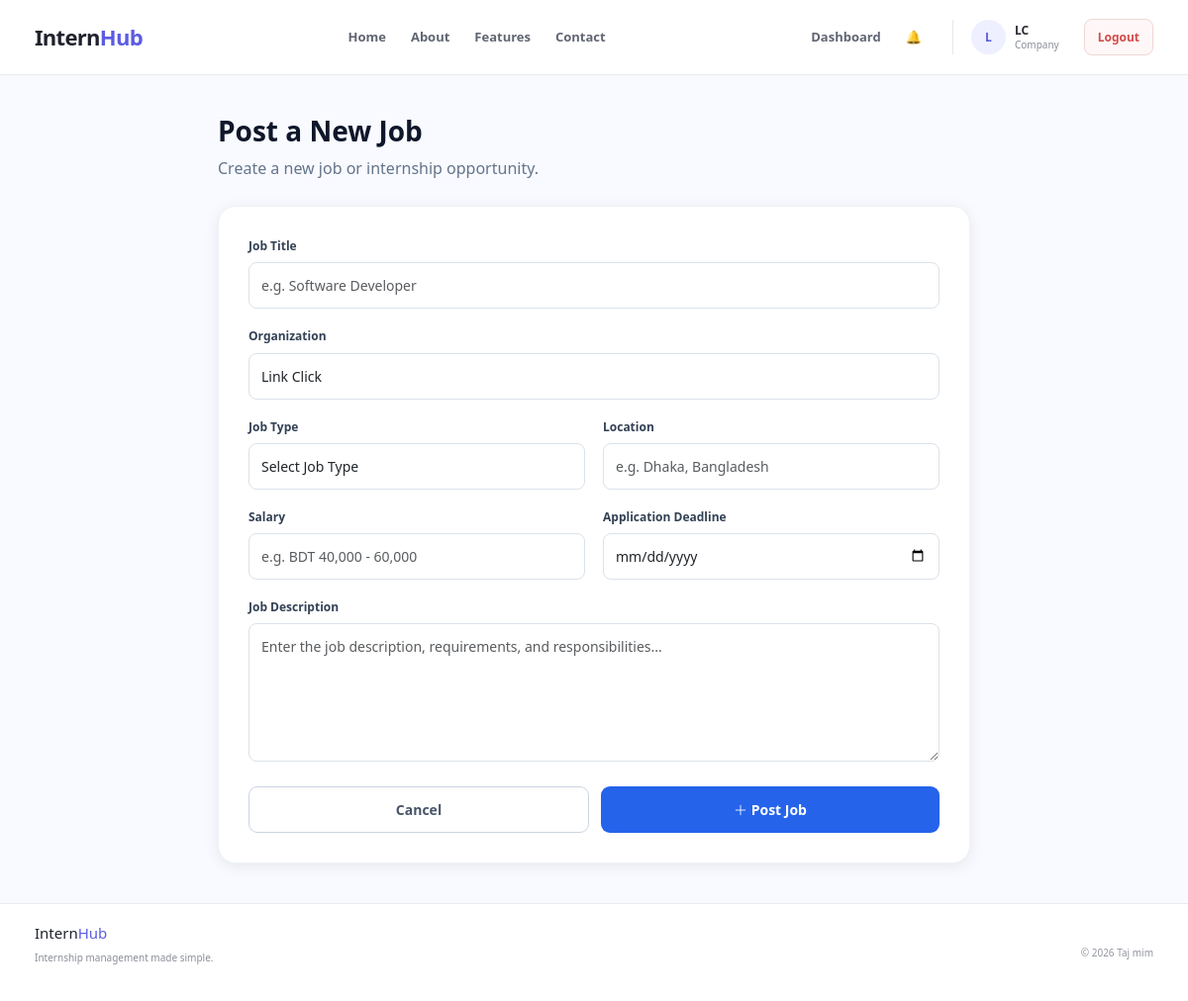
Page /admin-posts/add/ (signed in) on the committed database.
### accounts/models.py (models this page shows, shortened)
class User(AbstractUser):
    class Role(models.TextChoices):
        STUDENT = "STUDENT", "Student"
        COMPANY = "COMPANY", "Company"
        ADMIN = "ADMIN", "Admin"
    email = models.EmailField(unique=True)
    role = models.CharField(
        max_length=20,
        choices=Role.choices,
        default=Role.STUDENT
    )
    objects = CustomUserManager()

class Organization(models.Model):
    organization_id = models.AutoField(
        primary_key=True
    )
    organization_name = models.CharField(
        max_length=255
    )
    website = models.URLField(
        blank=True,
        null=True
    )
    user = models.OneToOneField(
        User,
        on_delete=models.CASCADE,
        related_name="organization",
        limit_choices_to={"role": User.Role.COMPANY}
    )

### internship/views.py (the view, shortened to what this page needs)
# urls.py: path("admin-posts/add/", views.post_add, name="post_add"),
@login_required
def post_add(request):
    if request.user.role not in [User.Role.ADMIN, User.Role.COMPANY]:
        return redirect("dashboard")
    organization = None
    if request.user.role == User.Role.COMPANY:
        organization = get_object_or_404(
            Organization,
            user=request.user
        )
    return render(
        request,
        "post_add.html",
        {
            "job_types": Job.JOB_TYPE_CHOICES,
            "organization": organization,
            "is_admin": request.user.role == User.Role.ADMIN,
        }
    )

### accounts/context_processors.py (called while the page is built)
def notifications(request):
    if not request.user.is_authenticated:
        return {
            "unread_notifications_count": 0,
            "nav_notifications": [],
        }
    user_notifications = Notification.objects.filter(
        user=request.user
    )
    return {
        "unread_notifications_count": user_notifications.filter(
            is_read=False
        ).count(),
        "nav_notifications": user_notifications[:5],
    }

### internship/templates/post_add.html (shortened to what this page needs)
{% extends "accounts/base.html" %}
{% block content %}
<div class="page">
<div class="page-header">
    <h1>
        Post a New Job
    </h1>
    <p>
        Create a new job or internship opportunity.
    </p>
</div>
<div class="add-job-box">
    <form method="POST">
        <div class="form-group">
            <label for="title">
                Job Title
            </label>
            <input
                type="text"
                id="title"
                name="title"
                class="form-control"
                placeholder="e.g. Software Developer"
                required
            >
        </div>
            {% if is_admin %}
                <div class="form-group">
                    <label for="organization">
                        Organization Name
                    </label>
                    <input
                        type="text"
                        id="organization"
                        name="organization"
                        class="form-control"
                        placeholder="Enter organization name"
                        required
                    >
                </div>
            {% else %}
                <div class="form-group">
                    <label for="organization">
                        Organization
                    </label>
                    <input
                        type="text"
                        id="organization"
                        class="form-control"
                        value="{{ organization.organization_name }}"
                        readonly
                    >
                </div>
            {% endif %}
        <div class="form-row">
            <div class="form-group">
                <label for="job_type">
                    Job Type
                </label>
                <select
                    id="job_type"
                    name="job_type"
                    class="form-control"
                    required
                >
                    <option value="">
                        Select Job Type
                    </option>
                </select>
            </div>
            <div class="form-group">
                <label for="location">
                    Location
                </label>
                <input
                    type="text"
                    id="location"
                    name="location"
                    class="form-control"
                    placeholder="e.g. Dhaka, Bangladesh"
                    required
                >
            </div>
        </div>
        <div class="form-row">
            <div class="form-group">
                <label for="salary">
                    Salary
                </label>
                <input
                    type="text"
                    id="salary"
                    name="salary"
                    class="form-control"
                    placeholder="e.g. BDT 40,000 - 60,000"
                >
            </div>
            <div class="form-group">
                <label for="deadline">
                    Application Deadline
                </label>
                <input
                    type="date"
                    id="deadline"
                    name="deadline"
                    class="form-control"
                    required
                >
            </div>
        </div>
        <div class="form-group">
            <label for="description">
                Job Description
            </label>
            <textarea
                id="description"
                name="description"
                class="form-control"
                placeholder="Enter the job description, requirements, and responsibilities..."
                required
            ></textarea>
        </div>
        <div class="form-actions">
            <a
                href="{% if is_admin %}{% url 'CRUD_post' %}{% else %}{% url 'dashboard' %}{% endif %}"
                class="btn btn-cancel"
            >
                Cancel
            </a>
            <button
                type="submit"
                class="btn btn-primary"
            >
                <i class="bi bi-plus-lg"></i>
                Post Job
            </button>
        </div>
    </form>
</div>
</div>
{% endblock %}

### accounts/templates/accounts/base.html (shortened to what this page needs)
{% load static %}
<!DOCTYPE html>
<html lang="en">
<head>
    <link  href="https://cdn.jsdelivr.net/npm/bootstrap@5.3.3/dist/css/bootstrap.min.css" rel="stylesheet">
    <link href="https://cdn.jsdelivr.net/npm/bootstrap@5.3.2/dist/css/bootstrap.min.css" rel="stylesheet">
    <link href="https://cdn.jsdelivr.net/npm/bootstrap-icons@1.11.3/font/bootstrap-icons.min.css" rel="stylesheet">
    <link rel="stylesheet" href="{% static 'accounts/css/style.css' %}">
</head>
<body>
<header class="navbar">
    <div class="navbar-container">
        <a
            href="{% url 'dashboard' %}"
            class="logo"
        >
            Intern<span>Hub</span>
        </a>
        <nav class="nav-links">
            {% if user.is_authenticated %}
                <a href="{% url 'job_list' %}">
                    Home
                </a>
            {% else %}
                <a href="{% url 'home' %}">
                    Home
                </a>
            {% endif %}
            <a href="{% url 'home' %}#about">
                About
            </a>
            <a href="{% url 'home' %}#features">
                Features
            </a>
            <a href="{% url 'home' %}#contact">
                Contact
            </a>
        </nav>
        {% if user.is_authenticated %}
            <nav class="nav-links">
                {% if user.role == "STUDENT" %}
                    <a href="{% url 'applicant_dashboard' %}">
                        Dashboard
                    </a>
                    <a onclick="openBookmarks()" style="cursor: pointer;">
                        🔖Bookmarks
                        ({{ bookmarks|length }})
                    </a>
                {% elif user.role == "COMPANY" %}
                    <a href="{% url 'company_dashboard' %}">
                        Dashboard
                    </a>
                {% elif user.role == "ADMIN" %}
                    <a href="{% url 'admin_dashboard' %}">
                        Dashboard
                    </a>
                {% endif %}
                <a
                    href="{% url 'notifications' %}"
                    class="nav-bell"
                    title="Notifications"
                >
                    🔔
                </a>
                <div class="nav-user">
                    <div class="nav-avatar">
                        {{ user.username|first|upper }}
                    </div>
                    <div class="nav-user-info">
                        <strong>
                            {{ user.username }}
                        </strong>
                        <span>
                            {{ user.role|title }}
                        </span>
                    </div>
                </div>
                <a
                    href="{% url 'logout' %}"
                    class="logout-button"
                >
                    Logout
                </a>
            </nav>
        {% endif %}
    </div>
</header>
<main>
    {% block content %}
    {% endblock %}
</main>
<footer class="footer">
    <div class="footer-container">
        <div>
            <h3>
                Intern<span>Hub</span>
            </h3>
            <p>
                Internship management made simple.
            </p>
        </div>
        <div class="footer-right">
            {% block footer_message %}
                © 2026 Taj mim
            {% endblock %}
        </div>
    </div>
</footer>
{% include "internship/bookmark_modal.html" %}
</body>
</html>

### static/accounts/css/style.css (style rules this page uses)
* { margin: 0; padding: 0; box-sizing: border-box; }
html { scroll-behavior: smooth; }
body { font-family: Inter, -apple-system, BlinkMacSystemFont, "Segoe UI", sans-serif; background: #f8f9fc; color: #20232d; line-height: 1.6; }
a { text-decoration: none; color: inherit; }
button, input { font-family: inherit; }
.navbar { width: 100%; height: 76px; background: #ffffff; border-bottom: 1px solid #e8eaf0; position: relative; z-index: 100; }
.navbar-container { width: 100%; max-width: 1180px; height: 100%; margin: 0 auto; padding: 0 25px; display: flex; align-items: center; justify-content: space-between; }
.logo { font-size: 22px; font-weight: 800; letter-spacing: -0.7px; color: #20232d; }
.logo span { color: #5b5ce2; }
.nav-links { display: flex; align-items: center; gap: 25px; }
.nav-links > a:not(.nav-button):not(.logout-button) { color: #606572; font-size: 13px; font-weight: 600; transition: 0.2s ease; }
.nav-bell { position: relative; display: inline-flex; align-items: center; justify-content: center; font-size: 1.2rem; margin-right: 6px; }
.nav-user { display: flex; align-items: center; gap: 9px; padding-left: 18px; border-left: 1px solid #e5e7ed; }
.nav-avatar { width: 35px; height: 35px; border-radius: 50%; display: flex; align-items: center; justify-content: center; background: #eef0ff; color: #5b5ce2; font-size: 12px; font-weight: 800; }
.nav-user-info { display: flex; flex-direction: column; gap: 0; }
.nav-user-info strong { color: #292c36; font-size: 12px; line-height: 1.3; }
.nav-user-info span { color: #8b8f99; font-size: 10px; text-transform: capitalize; line-height: 1.3; }
.logout-button { padding: 8px 13px; border: 1px solid #f0d6d6; border-radius: 8px; background: #fff7f7; color: #d34b4b !important; font-size: 12px !important; font-weight: 700 !important; transition: all 0.2s ease; }
main { min-height: calc(100vh - 150px); }
.form-group { margin-bottom: 19px; }
.form-group label { display: block; margin-bottom: 7px; color: #353944; font-size: 12px; font-weight: 700; }
.form-row { display: grid; grid-template-columns: repeat(2, 1fr); gap: 14px; }
.footer { width: 100%; background: #ffffff; border-top: 1px solid #e8eaf0; }
.footer-container { max-width: 1180px; min-height: 75px; margin: 0 auto; padding: 20px 25px; display: flex; align-items: center; justify-content: space-between; }
.footer h3 { color: #20232d; font-size: 15px; }
.footer h3 span { color: #5b5ce2; }
.footer p { margin-top: 2px; color: #8a8e99; font-size: 10px; }
.footer-right { color: #9296a0; font-size: 10px; }

### internship/templates/post_add.html (style rules this page uses)
* { box-sizing: border-box; }
body { background-color: #f8faff; font-family: 'Segoe UI', sans-serif; margin: 0; color: #0f172a; }
.page { max-width: 800px; margin: 40px auto; padding: 0 20px; }
.page-header { margin-bottom: 25px; }
.page-header h1 { margin: 0 0 8px; color: #0f172a; font-size: 28px; font-weight: 700; }
.page-header p { margin: 0; color: #64748b; }
.add-job-box { background: white; padding: 30px; border-radius: 18px; box-shadow: 0 3px 15px rgba(0,0,0,0.08); border: 1px solid #eef2f6; }
.form-group { margin-bottom: 18px; }
.form-group label { display: block; font-weight: 600; margin-bottom: 7px; color: #334155; }
.form-control { width: 100%; padding: 12px; border: 1px solid #dbe2ea; border-radius: 8px; font-family: inherit; font-size: 14px; outline: none; }
textarea.form-control { min-height: 140px; resize: vertical; }
.form-row { display: flex; gap: 18px; }
.form-row .form-group { flex: 1; }
.form-actions { display: flex; gap: 12px; margin-top: 25px; }
.btn { flex: 1; padding: 12px; border-radius: 9px; font-weight: 600; cursor: pointer; text-align: center; text-decoration: none; font-size: 14px; }
.btn-primary { background: #2563eb; color: white; border: none; }
.btn-cancel { background: white; color: #475569; border: 1px solid #cbd5e1; }

### rows in the picture
User: username|first "L", username "LC", role "Company"
Organization: organization_name "Link Click"
